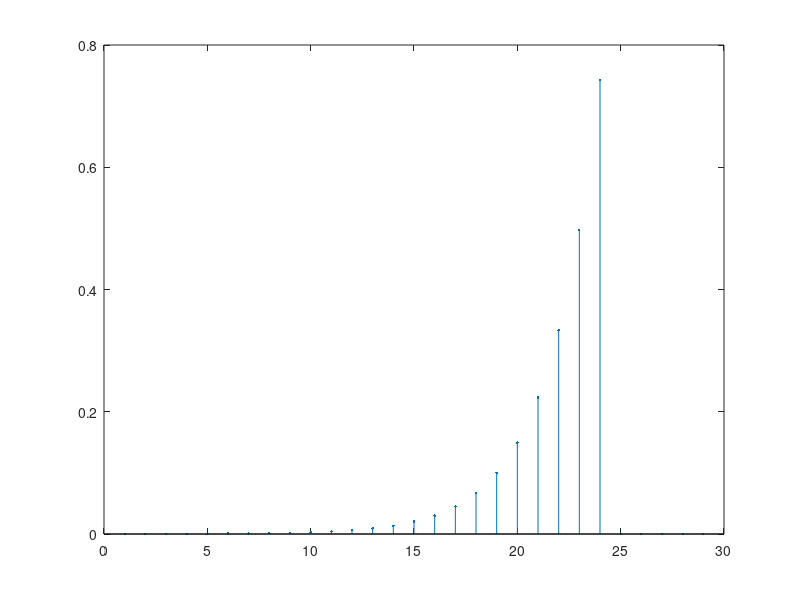
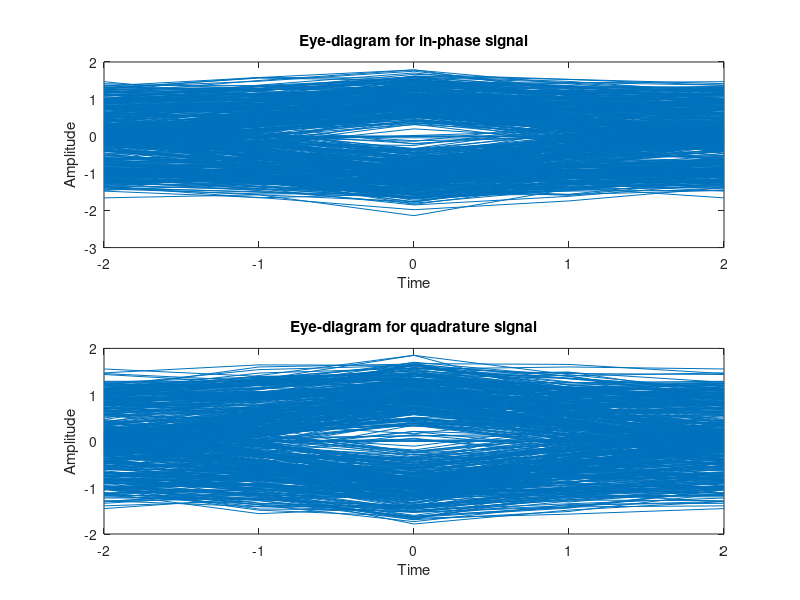

Here is the MATLAB script that generated these plots, in order: (Note: this script raises an error after producing the figures.)
clc; clear all; close all;

%% Load common variable
if ~exist("common.mat", 'file')
    common;
end

load("common.mat");

%% Configuration parameters

t_0_tilde = 12;
SNR_dB = 10;


%% Reciver filter

% Costruzione del filtro g_M
% Per l'esercizio a è un "semplice" matched filter
% 
% r_r_i = r_c_i;
% r_r_q = r_c_q;

% MATCHED filter find on 
%   https://it.mathworks.com/matlabcentral/answers/4502-matched-filter

g_m = q_c(end:-1:1);
figure, stem(g_m,'.')

r_r = filter(g_m, 1, r_c);

eyediagram(r_r, 4,4);


%% Sampling

t_0_bar = 3;

r_r = r_r(3:end);

x = downsample(r_r, 4);
% r_r_i = r_r_i(t_0:end);
% r_r_q = r_r_q(t_0:end);
% 
% x_i = downsample(r_r_i,4*T);
% x_q = downsample(r_r_q,4*T);

%% Filtering through C

y_i = filter([0 0 1],1,x_i);
%               |    |  `- Segnale da filtrare
%               |    `- Denominatore della funzione di trasferimento
%               `- Numeratore della funzione di trasferimento

y_q = filter([0 0 1],1,x_q);
%               |    |  `- Segnale da filtrare
%               |    `- Denominatore della funzione di trasferimento
%               `- Numeratore della funzione di trasferimento

%% Decision point


%% plots
figure
plot(10*log10(abs(freqz(q_c_num,q_c_denom))));



